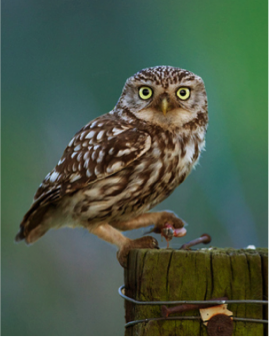
#> input picture bird.png, 269 x 337 px
$ python filter.py   (Python 2 division)
#> lines starting #> are read from the running program, lines starting #| are printed output that depends on the picture
from PIL import Image
import numpy as np
import math

#author=__Ilkay Tevfik Devran__

"Variable which is up to User"
SIGMA = None

def main(sigma = 1):
    global SIGMA
    SIGMA = sigma
    img = readPILimg()
    arr = PIL2np(img)

    gaus_filter = create_Gaussian_filter(sigma=SIGMA)
    #my_filter = np.array(gaus_filter)
    #im_out = convolve(arr, my_filter)
    im_out = Gaussian_filtering(arr, gaus_filter)
    new_img = np2PIL(im_out)
    new_img.show()
    saveImage(new_img)

def readPILimg():
    img = Image.open('bird.png')
#> img is the input picture: PIL image 269x337 RGBA; mean R, G, B, A 71.9, 89, 70.4, 253.5
    #img.show()
    img_gray = color2gray(img)
    img_gray.show()
    img_gray.save("grayScale.png")
    return img_gray

def color2gray(img):
    img_gray = img.convert('L')
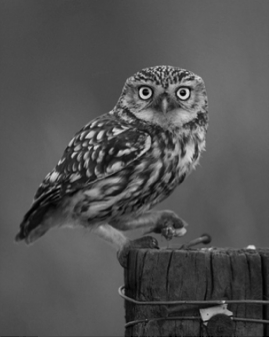
#> img_gray: PIL image 269x337 L; min 0, max 221, mean 81.8
    return img_gray

def PIL2np(img):
    nrows, ncols = img.size
#> nrows = 269; ncols = 337
    print("nrows, ncols:", nrows,ncols)
#| nrows, ncols: 269 337
    imgarray = np.array(img)
    return  imgarray

def np2PIL(im):
    print("size of arr:",im.shape)
    img = Image.fromarray(np.uint8(im))
    return img

def convolve(im, filter):
    (nrows, ncols) = im.shape
#> nrows = 337; ncols = 269
    (k1, k2) = filter.shape
    k1h = (k1 -1) / 2
    k2h = (k2 -1)/2
    im_out = np.zeros(shape = im.shape)
    print("image size, filter size:" , nrows, ncols, k1, k2)
#| image size, filter size: 337 269 3 3
    for i in range(k1h, nrows-k1h):
        for j in range(k2h, ncols-k2h):
            sum = 0.
            for l in range(-k1h, k1h +1):
                for m in range (-k2h, k2h +1):
                    sum += im[i-l][j-m] * filter[l + k1h][m + k2h]
            im_out[i][j] = sum
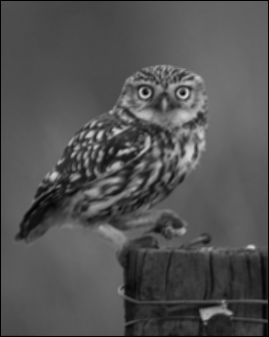
#> im_out: shape (337, 269) float64; min 0, max 212.6, mean 83.2
    return im_out

def create_Gaussian_filter(sigma):
	temp=1./(2*np.pi*(sigma*sigma))
	interval=int(2*sigma+1)
	startI=int(-interval/2.)
	endI=int(interval/2.+1)
	filterG=[[0 for x in range(interval)]for y in range(interval)]
	for i in range(startI,endI):
		for j in range(startI,endI):
			filterG[i][j]=temp*math.exp( (i*i+j*j)/(2*sigma*sigma)*-1)
			#print filterG[i][j],
		#print
	return filterG

def Gaussian_filtering(img, gaussian_filter):
    my_filter = np.array(gaussian_filter)
    im_out = convolve(img, my_filter)
    return im_out

def saveImage(img):
    imageName = "sigma" + str(SIGMA) + ".png"
    img.save(imageName)


if __name__ == '__main__':
    main()
#| size of arr: (337, 269)
